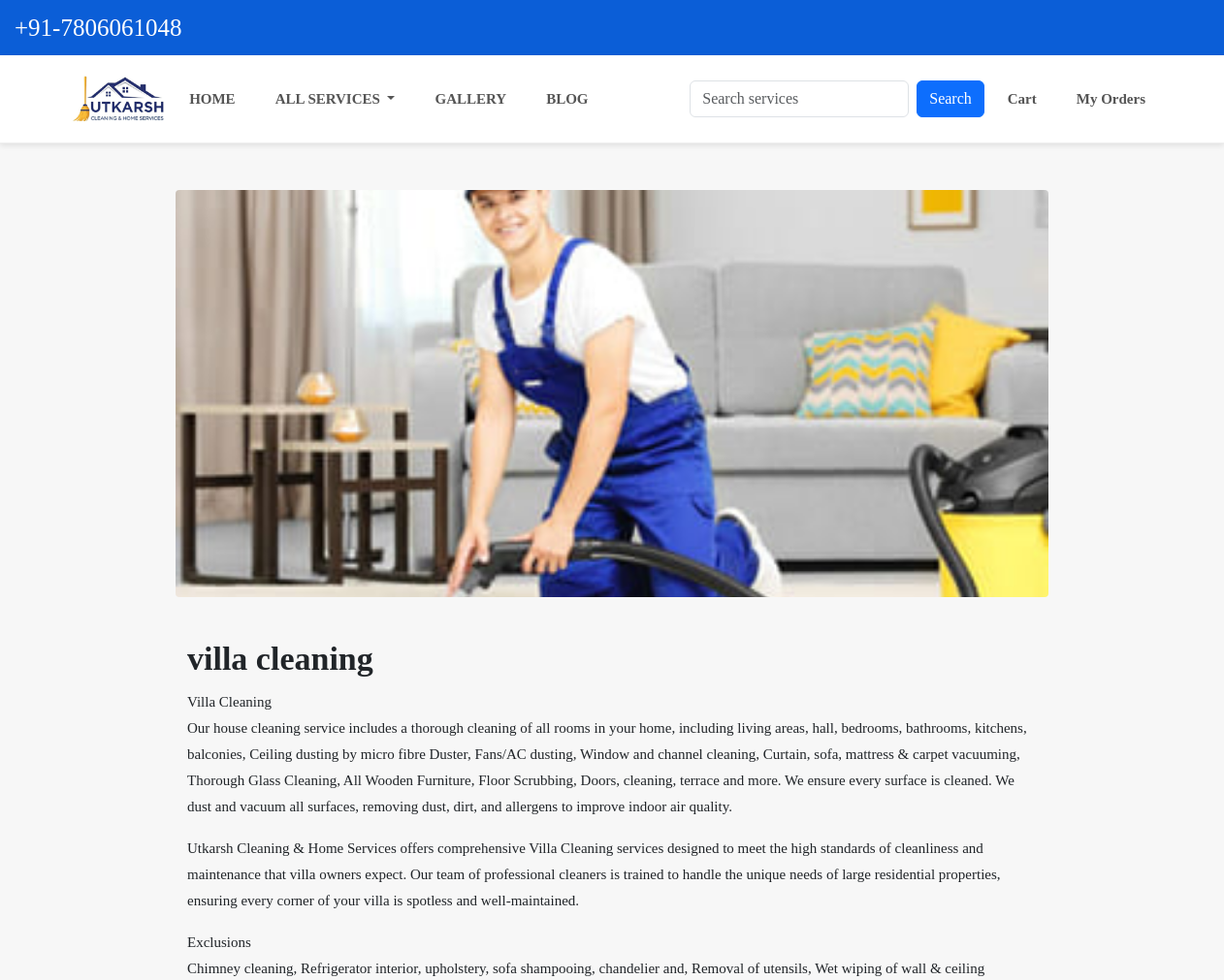
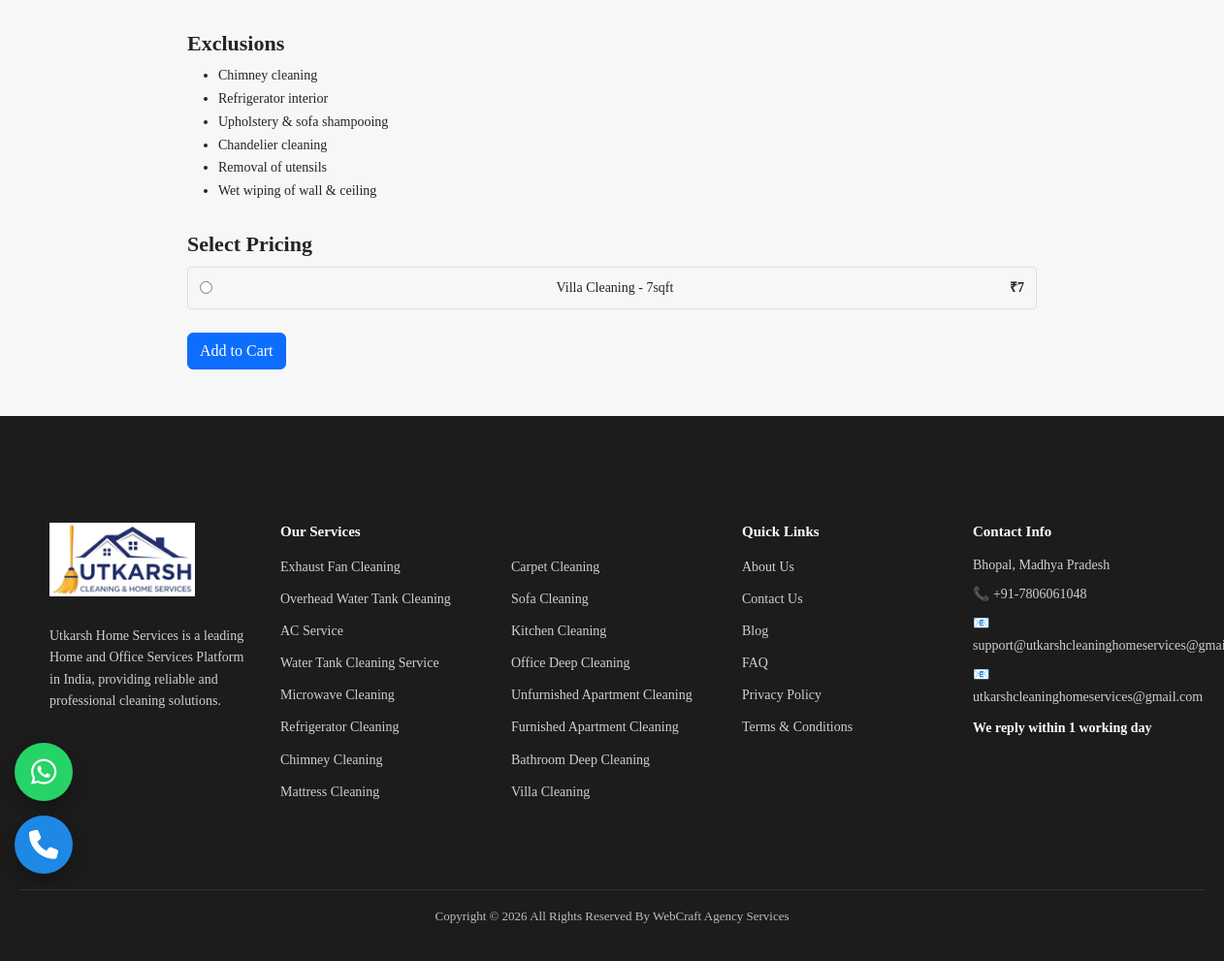
Screenshot of /product-detail/1 with the database file from the repository (2 pictures, top to bottom).
### app/models.py (models this page shows, shortened)
class Product(models.Model):
    title = models.CharField(max_length=100)
    selling_price = models.FloatField(null=True, blank=True)
    discounted_price = models.FloatField(null=True, blank=True)
    description = models.TextField(blank=True)
    category = models.CharField(choices=CATEGORY_CHOICES, max_length=3)
    product_image = models.ImageField(upload_to='productimg', blank=True, null=True)
    is_service = models.BooleanField(default=False)

class ServicePrice(models.Model):
    product = models.ForeignKey(
        Product,
        on_delete=models.CASCADE,
        related_name='prices'
    )
    option = models.CharField(max_length=100)
    price = models.PositiveIntegerField()

### app/views.py (the view)
# urls.py: path('product-detail/<int:pk>', views.ProductDetailView.as_view(), name='product-detail'),
class ProductDetailView(View):
    def get(self, request, pk):
        product = get_object_or_404(Product, pk=pk)
        item_already_in_cart = False
        if request.session.session_key:
            item_already_in_cart = Cart.objects.filter(
                product=product,
                session_key=request.session.session_key
            ).exists()
        reviews = Review.objects.filter(product=product).order_by('-created_at')
        return render(request, 'app/productdetail.html', {
            'product': product,
            'item_already_in_cart': item_already_in_cart,
            'reviews': reviews
        })

### app/context_processors.py (called while the page is built)
def cart_count(request):
    count = 0
    if request.session.session_key:
        count = Cart.objects.filter(
            session_key=request.session.session_key
        ).count()
    return {'cart_count': count}

def all_services(request):
    services = Product.objects.all()   # 🔥 TEMP: filter hata do
    return {'all_services': services}

### app/templates/app/productdetail.html (shortened to what this page needs)
{% extends 'app/base.html' %}
{% load static %}
{% block main-content %}
<div class="container my-5">
  <div class="row mb-4">
    <div class="col-12 text-center">
      {% if product.product_image %}
        <img src="{{ product.product_image.url }}"
             class="img-fluid service-image">
      {% endif %}
    </div>
  </div>
  <div class="row">
    <div class="col-12 service-content">
      <h1 class="service-title">
        {{ product.title }}
      </h1>
      <div class="service-description">
        {{ product.description|linebreaks }}
      </div>
      {% if product.is_service %}
        <h3 class="section-title">Exclusions</h3>
        <ul class="exclusions">
          <li>Chimney cleaning</li>
          <li>Refrigerator interior</li>
          <li>Upholstery & sofa shampooing</li>
          <li>Chandelier cleaning</li>
          <li>Removal of utensils</li>
          <li>Wet wiping of wall & ceiling</li>
        </ul>
      {% endif %}
      <form action="{% url 'add-to-cart' %}" method="get">
        {% if product.is_service %}
          <h3 class="section-title">Select Pricing</h3>
          <div class="pricing-box">
            {% for p in product.prices.all %}
              <label class="price-item">
                <input type="radio"
                       name="price_id"
                       value="{{ p.id }}"
                       required>
                <span>{{ p.option }}</span>
                <strong>₹{{ p.price }}</strong>
              </label>
            {% endfor %}
          </div>
        {% endif %}
        <button class="btn btn-primary mt-3">
          Add to Cart
        </button>
      </form>
    </div>
  </div>
</div>
{% endblock %}

### app/static/app/css/style.css (style rules this page uses)
body { margin:0; font-family: Arial, sans-serif; background:#f5f5f5; }
* { margin:0; padding:0; box-sizing:border-box; font-family:'Poppins',sans-serif }
body { background:#e7ede8 }
* { margin: 0; padding: 0; box-sizing: border-box; font-family: Arial, sans-serif; }
body { background: #f7f7f7; }

### app/templates/app/base.html (style rules this page uses)
* { font-family:"Libre Baskerville",serif; }
body { font-size:15px;line-height:1.8 }

### app/templates/app/productdetail.html (style rules this page uses)
* { font-family:"Times New Roman", Times, serif; }
.service-image { width:100%; max-width:900px; max-height:420px; object-fit:cover; border-radius:4px; }
.service-content { max-width:900px; margin:auto; }
.service-title { font-size:34px; font-weight:bold; margin:20px 0 10px; }
.service-description { font-size:15px; line-height:1.8; margin-bottom:20px; }
.section-title { font-size:22px; font-weight:bold; margin-top:30px; }
.exclusions li { font-size:14px; line-height:1.7; }
.pricing-box { margin-top:10px; }
.price-item { display:flex; justify-content:space-between; align-items:center; border:1px solid #ddd; padding:8px 12px; border-radius:4px; margin-bottom:8px; font-size:14px; cursor:pointer; }
.price-item input { margin-right:8px; }

### rows the page displays
Product: product_image (picture), title "villa cleaning", description "Villa Cleaning Our house cleaning service includes a thorough cleaning of all rooms in your home, including living areas, hall, bedrooms, bathrooms, kitchens, balconies, Ceiling dusting by micro fibre Duster, Fans/AC dusting, Window and channel cleaning, Curtain, sofa, mattress & carpet vacuuming, Thorough Glass Cleaning, All Wooden Furniture, Floor Scrubbing, Doors, cleaning, terrace and more. We ensure every surface is cleaned. We dust and vacuum all surfaces, removing dust, dirt, and allergens to improve indoor air quality. Utkarsh Cleaning & Home Services offers comprehensive Villa Cleaning services designed to meet the high standards of cleanliness and maintenance that villa owners…"
ServicePrice: option "Villa Cleaning - 7sqft", price "7"
